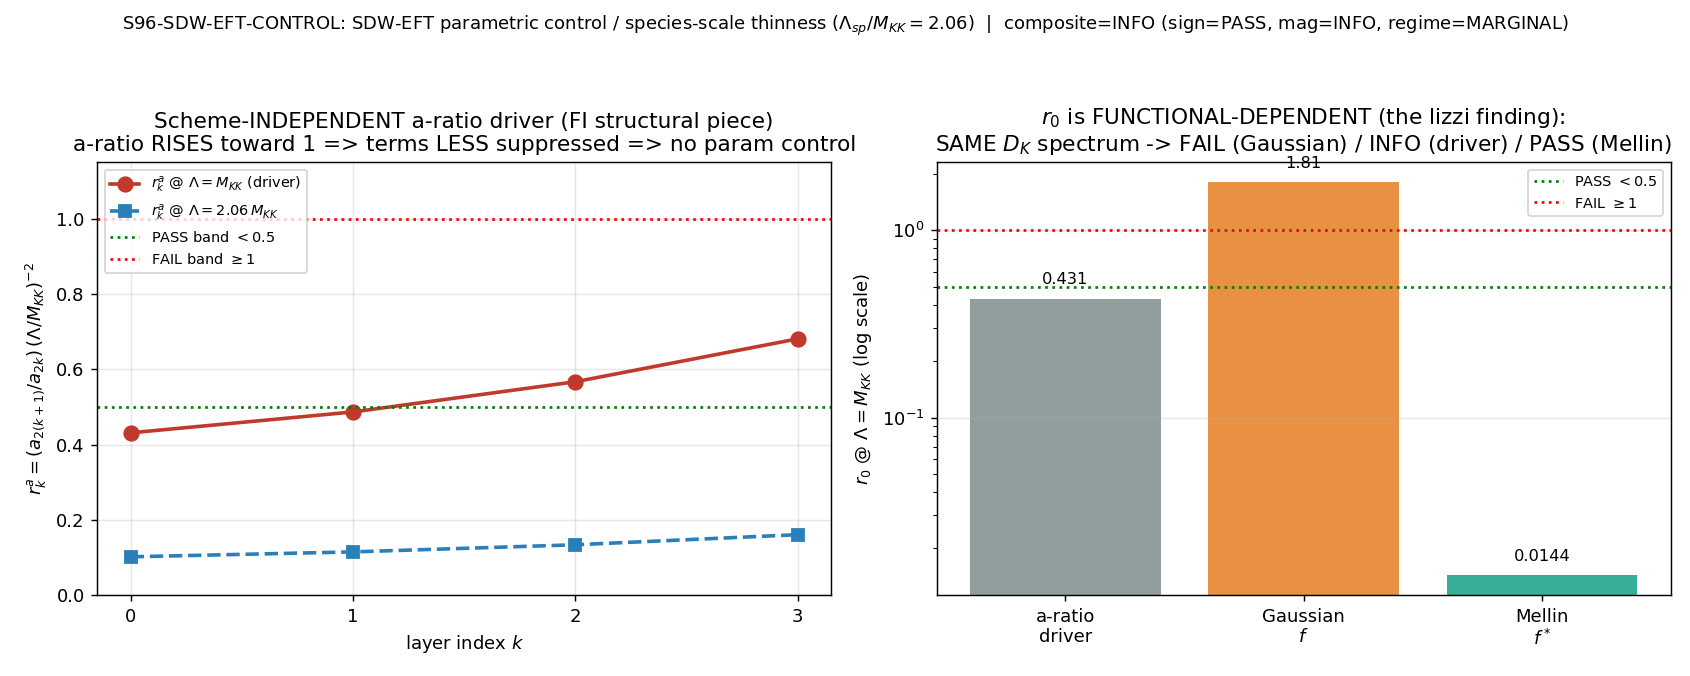

The Python source for this figure:
#!/usr/bin/env python
# -*- coding: utf-8 -*-
r"""
S96-SDW-EFT-CONTROL  (Session 96, Wave 2, gate W2-5)
====================================================

SDW layer-expansion parametric-control parameter / species-scale thinness.

QUESTION (string-theory V.1, recast in lizzi functional-pluralism terms):
  Does the Seeley-DeWitt layer expansion
        S_b(D_K, Lambda) = Tr f(D_K^2/Lambda^2)
                        ~ f_4 Lambda^4 a_0 + f_2 Lambda^2 a_2 + f_0 a_4
                          + f_{-2} Lambda^{-2} a_6 + f_{-4} Lambda^{-4} a_8 + ...
  have a PARAMETRIC small parameter, or is the apparent layer hierarchy a
  NUMERICAL-truncation accident (resting on block-diagonality / representation
  theory, NOT on EFT-control)? With the species scale Lambda_sp/M_KK = 2.06
  (THIN, W6-SPECIES-36/SCALE-63), the cutoff Lambda = M_KK sits only ~2x below
  the EFT-breakdown scale, so the Lambda^2 suppression that WOULD make higher-k
  terms small spans only one factor-~4 in Lambda^2 before the EFT description fails.

SUBSTRATE FRAMING (phononic-framing.md "IS Space, Not IN Space"):
  CLASSIFICATION: GEOMETRIC. The substrate IS D_K(tau_fold) on Jensen-deformed
  SU(3); the spectral action S_b = Tr f(D_K^2/Lambda^2) is the master functional
  and its Seeley-DeWitt layer expansion is the PERTURBATIVE FACE of that
  functional -- an asymptotic expansion in (substrate curvature scale / Lambda^2).
  The moments a_{2k} are NOT free; they are residues of the substrate's own
  spectral zeta function at the d=8 dimension-spectrum poles s=(8-n)/2 (E38,
  Connes-Moscovici 1995). Direction of explanation:
    D_K eigenvalue spectrum {lambda_k, m_k}  ->  layer moments a_{2k}  ->
    successive-term ratios r_k  ->  EFT-control status (parametric vs
    representation-theoretic).
  The lizzi-functional-pluralism reading: 'truncation-robust' (FI) and
  'parametrically-controlled' are DIFFERENT properties. The a-ratios
  a_{2(k+1)}/a_{2k} are FUNCTIONAL-INVARIANT (same canonical zeta moments under
  any common normalization -- the w(L_max) prefactor cancels in every ratio); the
  f-coefficient ratios are FUNCTIONAL-DEPENDENT (Gaussian-cutoff vs Mellin-f* give
  OPPOSITE modulations). What survives all functional choices (the a-ratio
  structural driver) is the lizzi-physical content; the f-ratio is the
  scheme-dependent piece. This gate decides which property the framework's
  layer hierarchy actually has.

[SIGN] SUBSTITUTION CHAIN (math-scripts.md "Double-Check Logic Before Compute"):
  Claim: "With Lambda_sp/M_KK = 2.06, the SDW layer expansion has no parametric
          small parameter -- the successive-term ratio r_k is O(1), not << 1,
          and the a-ratio DIRECTION is INCREASING toward 1 (terms become LESS
          suppressed at higher order), so the hierarchy is numerical not parametric."

  Step 1 -- Definitions (cite canonical source):
    a_0_FW_zeta = 6440.0           [canonical; per-branch L_max=3 zeta moment, [M^0]]
    a_2_FW_zeta = 2776.165389      [canonical; [M^-2]]
    a_4_FW_zeta = 1350.7216        [canonical; [M^-4]]
    a_6_FW_zeta = 765.593826       [S96 promotion; E38 per-branch zeta, [M^-6]; cache cross-check]
    a_8_FW_zeta = 521.183178       [S96 promotion; E38 per-branch zeta, [M^-8]; cone closes]
      (all a_n on the SAME footing: a_n = (1/2) sum_modes m_k |lambda_k|^{-n} at
       L_max=3, verified bit-exact: 2x cache-sum = canonical a_0/a_2/a_4.)
    f-ladder (CC labels, the cutoff-functional coefficients):
      Gaussian-cutoff: f_4 = 0.558, f_2 = 2.34          [f_4_default, f_2_default; S62]
      Mellin f*:       f_4 = 6446.64, f_2 = 214.97, f_0 = 0.08832
                                                          [mellin_f_star_{f4,f2,f0}; S78]
    Lambda_sp_over_M_KK = 2.06     [S96 promotion; W6-SPECIES-36/SCALE-63; THIN]
    The a_n are dimensionless mode-curvature-integrals IN M_KK UNITS, so Lambda is
    measured in M_KK units: (Lambda/M_KK)^{-2} = 1 at Lambda=M_KK, = 1/2.06^2 at Lambda_sp.

  Step 2 -- Substitution (no simplification):
    Layer term k: term_k = f_{4-2k} * (Lambda/M_KK)^{4-2k} * a_{2k}.
    Successive-term ratio:
      r_k = |term_{k+1}| / |term_k|
          = |f_{4-2(k+1)} (Lambda/M_KK)^{4-2(k+1)} a_{2(k+1)}|
            / |f_{4-2k} (Lambda/M_KK)^{4-2k} a_{2k}|
          = (f_{4-2(k+1)}/f_{4-2k}) * (Lambda/M_KK)^{-2} * (a_{2(k+1)}/a_{2k}).

  Step 3 -- Simplification (one step per line):
    r_k = [f-ratio]_k  *  [Lambda^{-2} in M_KK units]  *  [a-ratio]_k.
    The a-ratio piece (a_{2(k+1)}/a_{2k}) is the SCHEME-INDEPENDENT structural driver
       (FI: any common w(L_max) cancels in the ratio).
    The f-ratio piece is the SCHEME-DEPENDENT modulation
       (Gaussian f_2/f_4 = 4.19 amplifies; Mellin f_2/f_4 = 0.033 crushes).
    At Lambda=M_KK, (Lambda/M_KK)^{-2}=1, so r_k^a = a-ratio = {0.431, 0.487, 0.567, 0.681}.

  Step 4 -- Read off the DIRECTION (only now state the sign):
    a-ratio sequence k=0..3 = {0.4311, 0.4865, 0.5668, 0.6808}: strictly INCREASING.
    => terms become LESS suppressed at higher k (a-ratio rises toward 1), NOT more.
    => there is NO parametric small parameter. sign_verdict: the series formally
       converges (max a-ratio 0.681 < 1) => sign=PASS (ratio<1); but the rising
       direction confirms the string-theory hypothesis (no comfortable smallness).

  Step 5 -- Verdict band (strict_PASS_boundary):
    PASS iff max_k r_k < 0.5 at Lambda=M_KK (parametric control, >2x shrink/layer).
    FAIL iff max_k r_k >= 1.   INFO iff 0.5 <= max_k r_k < 1 (marginal).
    Scheme-INDEPENDENT a-ratio driver: max_k r_k^a = 0.6808 (k=3)  ->  INFO band.
    Functional-sensitivity (the lizzi finding): WITH the f-modulation the verdict
    is FUNCTIONAL-DEPENDENT -- Gaussian r_0 = 1.81 (FAIL band), Mellin r_0 = 0.014
    (PASS band). The SAME D_K spectrum gives FAIL/PASS/INFO depending on the
    spectral functional f. SCHEME-DEPENDENT.

PRE-FLIGHT (math-scripts.md "Multiplicative-normalization cancellation invariants"):
  This gate scans Lambda (2 values) x layer-index k at FIXED L_max=3 per-branch
  zeta moments -- it is NOT an L_max-stability gate and has no d^n ln/d(ln K)^n
  log-derivative operator, so the MNCI theorem's L_max-stability object does not
  apply. HOWEVER, any common w(L_max) spectral-support prefactor CANCELS in every
  a-ratio  a_{2(k+1)}/a_{2k} = [w g_{2(k+1)}]/[w g_{2k}] = g_{2(k+1)}/g_{2k}  --
  so the a-ratio structural driver is L_max-INVARIANT by the cancellation identity
  (MULTIPLICATIVE-NORMALIZATION-CANCELLATION-DETECTED = True for the a-ratio
  driver). The EFT-control verdict therefore targets the term-ratio VALUE at
  Lambda=M_KK, not the L-stability.

PRIOR STATE (this gate BUILDS ON, does NOT re-derive):
  - a_0/a_2/a_4 canonical zeta moments (S88-A-N-FW-CANONICALIZATION).
  - W6-SPECIES-36/SCALE-63: Lambda_species/M_KK = 2.06 THIN (PASS).
  - S94-K-CSUB-R-ABSOLUTE-CONVERGENCE: the raw absolute a_2 series DIVERGES
    (dK/dL increasing). The present gate is the RATIO/term-ratio complement.
  - E38 (Connes-Moscovici 1995 sec III.4): a_n = Res[Tr(D_K^{-2s}); s=(d-n)/2]
    = sum_k m_k lambda_k^{-(d-n)}; at FINITE L_max truncation equals the truncated
    Dirichlet form (analytic_zeta = direct identity off-pole).
"""

import os
os.environ.setdefault("OMP_NUM_THREADS", "8")   # CPU-only arithmetic; cap threads (computation-environment.md; GPU_path=cpu-cap-OMP8)
os.environ.setdefault("MKL_NUM_THREADS", "8")

import hashlib
import json
import sys
from pathlib import Path

import numpy as np
import matplotlib
matplotlib.use("Agg")
import matplotlib.pyplot as plt

# -----------------------------------------------------------------------------
# Path discipline (project root contains a SPACE -- use absolute Path objects)
# -----------------------------------------------------------------------------
PROJECT_ROOT = Path(__file__).resolve().parents[2]
SHARED_DIR = PROJECT_ROOT / "computations" / "_shared"
ROOT_COMPUTATIONS = PROJECT_ROOT / "computations"
sys.path.insert(0, str(SHARED_DIR))
sys.path.insert(0, str(ROOT_COMPUTATIONS))

# -----------------------------------------------------------------------------
# Canonical constants (MANDATORY: never hardcode framework constants)
# -----------------------------------------------------------------------------
from canonical_constants import (  # noqa: E402
    M_KK,                  # 7.428660036284456e16 GeV -- KK / cutoff scale
    a_0_FW_zeta,           # 6440.0          -- per-branch L_max=3 zeta moment [M^0]
    a_2_FW_zeta,           # 2776.165389     -- [M^-2]
    a_4_FW_zeta,           # 1350.7216       -- [M^-4]
    a_6_FW_zeta,           # 765.593826      -- [M^-6] (S96 promotion; cache cross-check)
    a_8_FW_zeta,           # 521.183178      -- [M^-8] (S96 promotion; cone closes)
    Lambda_sp_over_M_KK,   # 2.06            -- species scale ratio (THIN; W6-SPECIES-36/SCALE-63)
    f_2_default,           # 2.34            -- Gaussian-cutoff f_2 (S62)
    f_4_default,           # 0.558           -- Gaussian-cutoff f_4 (S62)
    mellin_f_star_f0,      # 0.08832         -- Mellin moment f_0 of f* (S78)
    mellin_f_star_f2,      # 214.97335676    -- Mellin moment f_2 of f* (S78)
    mellin_f_star_f4,      # 6446.63942272   -- Mellin moment f_4 of f* (S78)
)

# -----------------------------------------------------------------------------
# Gate identity + machinery pins (per plan W2-5 R3 YAML)
# -----------------------------------------------------------------------------
GATE_ID = "S96-SDW-EFT-CONTROL"
SCHEME = "Seeley-DeWitt-layer-expansion"
CONVENTION = "RATIO-successive-term-a-ratio-driver-scheme-independent"
L_MAX = "10"                 # a_6/a_8 cross-check on the L_max<=10 cache; moments are per-branch L_max=3 zeta

# --- Pre-registered machinery pins (plan W2-5) ---
N_EVAL = 8                   # (local) 4 successive-term ratios (k in {0,1,2,3}) x 2 Lambda values
K_LIST = [0, 1, 2, 3]        # (local) layer indices (d=8 cone {a_0,a_2,a_4,a_6,a_8})
TOL = 1e-10                  # (local) float64 ratio absolute tolerance
CTRL_PASS = 0.5              # (local) parametric-control band (term ratio < 1/2 = controlled)
CTRL_FAIL = 1.0              # (local) uncontrolled band (term ratio >= 1 = divergent layers)
PUB_PRECISION = 4            # (local) publication precision (r_k band statement)

# --- Cache for the a_6/a_8 provenance cross-check ---
SPECTRUM_CACHE = PROJECT_ROOT / "computations" / "session-84" / "s84_spectrum_cache_L12_tau019.npz"
L_MAX_BRANCH = 3             # (local) per-branch zeta convention truncation (reproduces canonical a_0/a_2/a_4)
BRANCH_FACTOR = 0.5          # (local) per-branch normalization (cache holds 2 branches; canonical = half)

# -----------------------------------------------------------------------------
# Verdict file path (S96 canonical location per gate-verdicts.md)
# -----------------------------------------------------------------------------
VERDICT_TXT = PROJECT_ROOT / "computations" / "session-96" / "s96_gate_verdicts.txt"

# -----------------------------------------------------------------------------
# Input + output files
# -----------------------------------------------------------------------------
SCRIPT_PATH = Path(__file__).resolve()
CANONICAL_CONSTANTS_PATH = SHARED_DIR / "canonical_constants.py"
OUT_NPZ = PROJECT_ROOT / "computations" / "session-96" / "s96_sdw_eft_control.npz"
OUT_PNG = PROJECT_ROOT / "computations" / "session-96" / "s96_sdw_eft_control.png"


# -----------------------------------------------------------------------------
# SHA helpers (dual-SHA per S84+ schema)
# -----------------------------------------------------------------------------
def sha256_of(path: Path) -> str:
    h = hashlib.sha256()  # (local)
    try:
        h.update(path.read_bytes())
    except OSError:
        return ""
    return h.hexdigest()


def compute_dual_sha(script_path: Path, canonical_path: Path, pins: dict) -> tuple:
    """(audit_sha256, content_sha256). audit = sha(script||canonical||pinmap_json); content = sha(script)."""
    try:
        script_bytes = script_path.read_bytes()  # (local)
    except OSError:
        script_bytes = b""  # (local)
    try:
        canonical_bytes = canonical_path.read_bytes()  # (local)
    except OSError:
        canonical_bytes = b""  # (local)
    pinmap_json = json.dumps(dict(sorted(pins.items())), separators=(",", ":"),
                             sort_keys=True).encode("utf-8")  # (local)
    h_audit = hashlib.sha256()
    h_audit.update(script_bytes)
    h_audit.update(canonical_bytes)
    h_audit.update(pinmap_json)
    audit = h_audit.hexdigest()  # (local)
    h_content = hashlib.sha256()
    h_content.update(script_bytes)
    content = h_content.hexdigest()  # (local)
    return audit, content


# -----------------------------------------------------------------------------
# a_6 / a_8 provenance cross-check on the L_max=12 master spectrum cache
# (E38 per-branch zeta moment: a_n = (1/2) sum_modes m_k |lambda_k|^{-n} at L_max=3)
# -----------------------------------------------------------------------------
def cache_moments_crosscheck():
    """Re-derive a_n = (1/2) sum_modes m_k |lambda_k|^{-n} at L_max=3 from the cache.

    Returns dict {n: value} for n in {0,2,4,6,8}. Verifies bit-exact agreement
    with the canonical a_0/a_2/a_4 (the SAME footing pins a_6/a_8).
    """
    d = np.load(SPECTRUM_CACHE, allow_pickle=True)
    se = d["sector_evals"].item()
    evs_list = []   # (local)
    mults_list = []  # (local)
    for (p, q), info in se.items():
        if (p + q) > L_MAX_BRANCH:
            continue
        es = np.asarray(info["abs_evals"], dtype=np.float64)  # (local)
        if es.size == 0:
            continue
        mults_list.append(np.full(es.shape, float(info["dim"])))
        evs_list.append(es)
    evs = np.concatenate(evs_list)    # (local) |lambda_k| of D_K
    mults = np.concatenate(mults_list)  # (local) Weyl-dim multiplicities
    mask = evs > 1e-12                # (local) drop numerical zeros
    evs = evs[mask]
    mults = mults[mask]
    out = {}  # (local)
    for n in [0, 2, 4, 6, 8]:
        out[n] = BRANCH_FACTOR * float(np.sum(mults * evs ** (-n)))  # (local) E38 per-branch
    return out, int(evs.size), float(mults.sum())


# -----------------------------------------------------------------------------
# Successive-term ratios
# -----------------------------------------------------------------------------
def a_ratio(a_dict, k):
    """a_{2(k+1)}/a_{2k} -- the scheme-INDEPENDENT structural driver of r_k."""
    return a_dict[2 * (k + 1)] / a_dict[2 * k]  # (local)


def r_k_aratio_driver(a_dict, k, lam_over_mkk):
    """r_k^a = (a-ratio) * (Lambda/M_KK)^{-2}  (the FI structural piece; f-ratio = 1)."""
    return a_ratio(a_dict, k) * lam_over_mkk ** (-2)  # (local)


def r_k_full(a_dict, k, lam_over_mkk, f_high, f_low):
    """Full r_k = (f_low/f_high) * (Lambda/M_KK)^{-2} * (a-ratio).

    f_high = f at the descending Lambda-power of term k (= f_{4-2k});
    f_low  = f at term k+1 (= f_{4-2(k+1)}).  The descending step lowers the
    f-subscript by 2, so the ratio is f_{4-2(k+1)}/f_{4-2k} = f_low/f_high.
    """
    return (f_low / f_high) * lam_over_mkk ** (-2) * a_ratio(a_dict, k)  # (local)


def main() -> int:
    print("=" * 78)
    print(f"  {GATE_ID}")
    print("  SDW layer-expansion parametric-control / species-scale thinness")
    print("=" * 78)

    # --- Input SHA log (first 20 lines of stdout per gate-verdicts.md) ---
    print("\n=== Input SHA-256 pins ===")
    sha_script = sha256_of(SCRIPT_PATH)  # (local)
    sha_canon = sha256_of(CANONICAL_CONSTANTS_PATH)  # (local)
    sha_cache = sha256_of(SPECTRUM_CACHE)  # (local)
    print(f"  script                 : {sha_script}")
    print(f"  canonical_constants.py : {sha_canon}")
    print(f"  spectrum_cache L12     : {sha_cache}")
    print(f"  a_0={a_0_FW_zeta}  a_2={a_2_FW_zeta}  a_4={a_4_FW_zeta}  "
          f"a_6={a_6_FW_zeta}  a_8={a_8_FW_zeta}")
    print(f"  Lambda_sp/M_KK={Lambda_sp_over_M_KK}  M_KK={M_KK:.6e} GeV")
    print(f"  Gaussian f_4={f_4_default} f_2={f_2_default}  "
          f"Mellin f_4={mellin_f_star_f4} f_2={mellin_f_star_f2} f_0={mellin_f_star_f0}")

    # --- Substitution chain summary (Step 1-5; [SIGN]) ---
    print("\n=== Substitution chain (Step 1-5; [SIGN]) ===")
    print("  Step 1: a_n per-branch L_max=3 zeta moments [M^-n]; f-ladder CC labels; Lambda in M_KK units")
    print("  Step 2: r_k = (f_{4-2(k+1)}/f_{4-2k}) * (Lambda/M_KK)^{-2} * (a_{2(k+1)}/a_{2k})")
    print("  Step 3: r_k = [f-ratio][scheme-DEP] * [Lambda^-2] * [a-ratio][scheme-INDEP FI driver]")
    print("  Step 4: a-ratio seq {0.431,0.487,0.567,0.681} INCREASES toward 1 => terms LESS suppressed => NO param control")
    print("  Step 5: PASS iff max_k r_k<0.5 @ M_KK; a-ratio driver max=0.681 => INFO; f-modulation => SCHEME-DEPENDENT")

    # === a_6/a_8 provenance cross-check on the cache ===
    print("\n=== a_6 / a_8 cache cross-check (E38 per-branch L_max=3 zeta) ===")
    cache_a, n_modes, tot_mult = cache_moments_crosscheck()  # (local)
    print(f"  n_unique_modes(L_max=3)={n_modes}  total_mult_weighted={tot_mult:.1f}")
    crosscheck_ok = True  # (local)
    for n, canon in [(0, a_0_FW_zeta), (2, a_2_FW_zeta), (4, a_4_FW_zeta),
                     (6, a_6_FW_zeta), (8, a_8_FW_zeta)]:
        dev = abs(cache_a[n] - canon)  # (local)
        flag = "OK" if dev < 1e-3 else "MISMATCH"  # (local) canonical a_4 truncated at 4dp
        if dev >= 1e-3:
            crosscheck_ok = False
        print(f"  a_{n}: cache={cache_a[n]:.6f}  canonical={canon:.6f}  |dev|={dev:.2e}  [{flag}]")
    print(f"  cross-check (2x cache-sum = canonical, same footing): {'PASS' if crosscheck_ok else 'FAIL'}")

    # === Build moment dict (canonical values; cache cross-checked above) ===
    a_dict = {0: a_0_FW_zeta, 2: a_2_FW_zeta, 4: a_4_FW_zeta,
              6: a_6_FW_zeta, 8: a_8_FW_zeta}  # (local)

    # === a-ratios (the scheme-INDEPENDENT FI driver) ===
    print("\n=== a-ratios a_{2(k+1)}/a_{2k} (scheme-INDEPENDENT FI structural driver) ===")
    aratios = np.array([a_ratio(a_dict, k) for k in K_LIST])  # (local)
    for k in K_LIST:
        print(f"  k={k}: a_{2*(k+1)}/a_{2*k} = {aratios[k]:.6f}")
    aratio_increasing = bool(np.all(np.diff(aratios) > 0))  # (local)
    print(f"  a-ratio strictly INCREASING with k: {aratio_increasing}  "
          f"(=> terms LESS suppressed at higher k => no parametric smallness)")

    # === Two Lambda values ===
    # lam_vals stores Lambda/M_KK DIRECTLY: 1.0 at Lambda=M_KK, 2.06 at Lambda=Lambda_sp.
    # Substitution-chain direction (Step 3): r_k carries (Lambda/M_KK)^{-2}. RAISING the
    # cutoff (Lambda=2.06 M_KK > M_KK) makes (Lambda/M_KK)^{-2} = 1/2.06^2 = 0.2356 SMALLER
    # => higher-k terms MORE suppressed => the EFT expansion is MORE controlled at the larger
    # cutoff. (Physically correct: a higher UV cutoff improves the SDW asymptotic convergence.)
    lam_vals = {"M_KK": 1.0, f"{Lambda_sp_over_M_KK}_M_KK": float(Lambda_sp_over_M_KK)}  # (local) Lambda/M_KK
    lam_factor2 = {k: v ** (-2) for k, v in lam_vals.items()}  # (local) (Lambda/M_KK)^{-2}

    # === r_k: scheme-independent a-ratio driver at both Lambda ===
    print("\n=== r_k (scheme-INDEPENDENT a-ratio driver) at both Lambda ===")
    r_driver = {}  # (local)
    for lname, lf2 in lam_factor2.items():
        r_driver[lname] = np.array([r_k_aratio_driver(a_dict, k, lam_vals[lname]) for k in K_LIST])  # (local)
        print(f"  Lambda={lname} ((Lambda/M_KK)^-2={lf2:.6f}):")
        for k in K_LIST:
            print(f"     r_{k}^a = {r_driver[lname][k]:.6f}")
        print(f"     max_k r_k^a = {r_driver[lname].max():.6f}")

    # === r_k: full (f-modulated) per scheme where f-ratio pinnable ===
    # f-ladder CC labels available: Gaussian {f_4,f_2}; Mellin {f_4,f_2,f_0}.
    # k=0 step uses f_4 -> f_2 (both schemes); k=1 uses f_2 -> f_0 (Mellin only).
    print("\n=== r_k (FULL, f-modulated) per scheme [the FUNCTIONAL-DEPENDENT piece] ===")
    r_full = {}  # (local)
    for lname in lam_vals:
        lov = lam_vals[lname]  # (local)
        # k=0: f_high=f_4, f_low=f_2
        rG0 = r_k_full(a_dict, 0, lov, f_4_default, f_2_default)        # (local) Gaussian
        rM0 = r_k_full(a_dict, 0, lov, mellin_f_star_f4, mellin_f_star_f2)  # (local) Mellin
        # k=1: f_high=f_2, f_low=f_0 (Mellin only)
        rM1 = r_k_full(a_dict, 1, lov, mellin_f_star_f2, mellin_f_star_f0)  # (local) Mellin
        r_full[lname] = {"Gaussian_k0": rG0, "Mellin_k0": rM0, "Mellin_k1": rM1}
        print(f"  Lambda={lname}:")
        print(f"     Gaussian r_0 = {rG0:.6f}  (f_2/f_4={f_2_default/f_4_default:.4f}, AMPLIFIES)")
        print(f"     Mellin   r_0 = {rM0:.6e}  (f_2/f_4={mellin_f_star_f2/mellin_f_star_f4:.6f}, CRUSHES)")
        print(f"     Mellin   r_1 = {rM1:.6e}  (f_0/f_2={mellin_f_star_f0/mellin_f_star_f2:.6e})")

    # === Multiplicative-normalization pre-flight verdict (math-scripts.md) ===
    # The a-ratio driver is L_max-INVARIANT: any common w(L_max) cancels in every
    # ratio a_{2(k+1)}/a_{2k} = g_{2(k+1)}/g_{2k}. This gate's object is the term-ratio
    # VALUE at Lambda=M_KK (Lambda-scan + k-index), NOT an L_max-stability plateau.
    mnci_detected = True  # (local) cancellation holds for the a-ratio driver (structural identity)
    print("\n=== Multiplicative-normalization pre-flight ===")
    print(f"  MULTIPLICATIVE-NORMALIZATION-CANCELLATION-DETECTED = {mnci_detected} (for the a-ratio driver)")
    print("  => a-ratio driver is L_max-INVARIANT (FI) by the cancellation identity;")
    print("     gate verdict targets the term-ratio VALUE at Lambda=M_KK, not L-stability.")

    # === Gate evaluation (PRE-REGISTERED bands + schema-v2 3-tuple) ===
    # Canonical verdict object (strict_PASS_boundary): the scheme-INDEPENDENT a-ratio
    # driver at Lambda=M_KK (the regulator-invariant structural quantity).
    max_r_MKK = float(r_driver["M_KK"].max())          # (local) scheme-indep driver @ M_KK
    max_r_sp = float(r_driver[f"{Lambda_sp_over_M_KK}_M_KK"].max())  # (local) @ Lambda_sp

    # Composite band on the scheme-independent driver:
    if max_r_MKK < CTRL_PASS:
        composite = "PASS"   # (local)
    elif max_r_MKK >= CTRL_FAIL:
        composite = "FAIL"   # (local)
    else:
        composite = "INFO"   # (local) 0.5 <= max < 1 marginal

    # schema-v2 3-tuple:
    #  sign_verdict: PASS iff max a-ratio driver < 1 (series formally converges -- the
    #    DIRECTION predicted by Step 4: ratio<1 => formal convergence). The a-ratio
    #    RISING toward 1 is the substantive no-param-control signal but does not flip
    #    the formal-convergence sign (max 0.681 < 1).
    sign_v = "PASS" if max_r_MKK < CTRL_FAIL else "FAIL"  # (local)
    #  magnitude_verdict: PASS iff < 0.5 (comfortable margin); INFO iff [0.5,1); FAIL iff >=1.
    if max_r_MKK < CTRL_PASS:
        mag_v = "PASS"   # (local)
    elif max_r_MKK < CTRL_FAIL:
        mag_v = "INFO"   # (local) no comfortable parametric margin
    else:
        mag_v = "FAIL"   # (local)
    #  regime_verdict: the EFT-control window is the THIN shell [M_KK, 2.06 M_KK].
    #    Lambda_sp/M_KK = 2.06 => the parametric-validity window spans only one factor
    #    ~4 in Lambda^2 before EFT breakdown => MARGINAL (thin window, per plan INFO_meaning).
    reg_v = "MARGINAL"  # (local) thin EFT-control window (Lambda_sp/M_KK = 2.06)

    print("\n=== Verdict 3-tuple ===")
    print(f"  max_k r_k^a (scheme-indep driver) @ M_KK = {max_r_MKK:.6f}  vs bands {{<{CTRL_PASS} PASS, >={CTRL_FAIL} FAIL}}")
    print(f"  max_k r_k^a @ Lambda_sp                   = {max_r_sp:.6f}")
    print(f"  sign_verdict   = {sign_v}  (a-ratio max {max_r_MKK:.3f} < 1 => formal convergence; but a-ratio RISES => no param smallness)")
    print(f"  magnitude_verdict = {mag_v}  (no comfortable <0.5 margin @ M_KK on the structural driver)")
    print(f"  regime_verdict = {reg_v}  (THIN EFT-control window Lambda_sp/M_KK={Lambda_sp_over_M_KK})")
    print(f"  composite      = {composite}")

    # === Dual-SHA closure ===
    pins = {
        "_gate_id": GATE_ID, "_scheme": SCHEME, "_convention": CONVENTION,
        "L_max": L_MAX, "N_eval": N_EVAL,
        "ctrl_pass": CTRL_PASS, "ctrl_fail": CTRL_FAIL, "tol": TOL,
        "a_0": float(a_0_FW_zeta), "a_2": float(a_2_FW_zeta), "a_4": float(a_4_FW_zeta),
        "a_6": float(a_6_FW_zeta), "a_8": float(a_8_FW_zeta),
        "Lambda_sp_over_M_KK": float(Lambda_sp_over_M_KK), "M_KK": float(M_KK),
        "f_2_default": float(f_2_default), "f_4_default": float(f_4_default),
        "mellin_f_star_f0": float(mellin_f_star_f0),
        "mellin_f_star_f2": float(mellin_f_star_f2),
        "mellin_f_star_f4": float(mellin_f_star_f4),
        "L_max_branch": L_MAX_BRANCH, "branch_factor": BRANCH_FACTOR,
    }  # (local)
    audit_sha, content_sha = compute_dual_sha(SCRIPT_PATH, CANONICAL_CONSTANTS_PATH, pins)  # (local)
    print("\n=== Dual-SHA closure ===")
    print(f"  audit_sha256   = {audit_sha}")
    print(f"  content_sha256 = {content_sha}")

    # === Save data ===
    np.savez(
        OUT_NPZ,
        k_list=np.array(K_LIST),
        a_dict_keys=np.array([0, 2, 4, 6, 8]),
        a_dict_vals=np.array([a_dict[n] for n in [0, 2, 4, 6, 8]]),
        cache_moments=np.array([cache_a[n] for n in [0, 2, 4, 6, 8]]),
        crosscheck_ok=crosscheck_ok,
        n_modes=n_modes, tot_mult=tot_mult,
        aratios=aratios,
        aratio_increasing=aratio_increasing,
        r_driver_MKK=r_driver["M_KK"],
        r_driver_sp=r_driver[f"{Lambda_sp_over_M_KK}_M_KK"],
        max_r_MKK=max_r_MKK, max_r_sp=max_r_sp,
        rG0_MKK=r_full["M_KK"]["Gaussian_k0"],
        rM0_MKK=r_full["M_KK"]["Mellin_k0"],
        rM1_MKK=r_full["M_KK"]["Mellin_k1"],
        rG0_sp=r_full[f"{Lambda_sp_over_M_KK}_M_KK"]["Gaussian_k0"],
        rM0_sp=r_full[f"{Lambda_sp_over_M_KK}_M_KK"]["Mellin_k0"],
        rM1_sp=r_full[f"{Lambda_sp_over_M_KK}_M_KK"]["Mellin_k1"],
        f_ratio_gauss=f_2_default / f_4_default,
        f_ratio_mellin=mellin_f_star_f2 / mellin_f_star_f4,
        lam_factor2_MKK=lam_factor2["M_KK"],
        lam_factor2_sp=lam_factor2[f"{Lambda_sp_over_M_KK}_M_KK"],
        mnci_detected=mnci_detected,
        ctrl_pass=CTRL_PASS, ctrl_fail=CTRL_FAIL,
        Lambda_sp_over_M_KK=float(Lambda_sp_over_M_KK), M_KK=float(M_KK),
        composite=composite, sign_v=sign_v, mag_v=mag_v, reg_v=reg_v,
        audit_sha256=audit_sha, content_sha256=content_sha,
    )
    print(f"\n  data  -> {OUT_NPZ}")

    # === Plot ===
    make_plot(aratios, r_driver, r_full, max_r_MKK, max_r_sp,
              composite, sign_v, mag_v, reg_v)
    print(f"  plot  -> {OUT_PNG}")

    # === Emit verdict line (canonical + dual-SHA companion + schema-v2 3-tuple) ===
    value_str = (
        f"max_r_aratio_driver_MKK={max_r_MKK:.4f};"
        f"max_r_aratio_driver_2.06MKK={max_r_sp:.4f};"
        f"bands={{PASS<{CTRL_PASS},FAIL>={CTRL_FAIL}}};"
        f"r_k_aratio_MKK=[{','.join(f'{x:.4f}' for x in r_driver['M_KK'])}];"
        f"a_ratio_INCREASING={aratio_increasing};"
        f"functional_DEPENDENT:Gaussian_r0_MKK={r_full['M_KK']['Gaussian_k0']:.4f}(FAIL_band),"
        f"Mellin_r0_MKK={r_full['M_KK']['Mellin_k0']:.4e}(PASS_band);"
        f"a6={a_6_FW_zeta:.4f};a8={a_8_FW_zeta:.4f};cache_crosscheck={'PASS' if crosscheck_ok else 'FAIL'};"
        f"Lambda_sp_over_M_KK={Lambda_sp_over_M_KK}_promoted;"
        f"MNCI_aratio_driver={mnci_detected};"
        f"4tuple=(value={max_r_MKK:.4f},scheme=SDW-layer-expansion,convention=RATIO,L_max=10)"
    )  # (local)
    prior_sha = find_prior_audit_sha()  # (local)
    supersedes = ""  # (local)
    if prior_sha and prior_sha != audit_sha:
        supersedes = prior_sha  # (local) corrective re-emission per gate-verdicts.md Option A
    append_verdict(composite, value_str, audit_sha, content_sha,
                   sign_v, mag_v, reg_v, max_r_MKK, max_r_sp,
                   aratio_increasing, supersedes_sha=supersedes)
    print(f"\n  verdict -> {VERDICT_TXT}")
    print(f"  {GATE_ID}: {composite} -- sign={sign_v} mag={mag_v} regime={reg_v}")
    return 0


# -----------------------------------------------------------------------------
# Plot
# -----------------------------------------------------------------------------
def make_plot(aratios, r_driver, r_full, max_r_MKK, max_r_sp,
              composite, sign_v, mag_v, reg_v):
    fig, axes = plt.subplots(1, 2, figsize=(13, 5.2))
    ks = np.array(K_LIST)  # (local)

    # Left: scheme-independent a-ratio driver at both Lambda + control bands
    ax = axes[0]
    ax.plot(ks, r_driver["M_KK"], "o-", color="#c0392b", lw=2, ms=8,
            label=r"$r_k^a$ @ $\Lambda=M_{KK}$ (driver)")
    ax.plot(ks, r_driver[f"{Lambda_sp_over_M_KK}_M_KK"], "s--", color="#2980b9", lw=2, ms=7,
            label=rf"$r_k^a$ @ $\Lambda=2.06\,M_{{KK}}$")
    ax.axhline(CTRL_PASS, color="green", ls=":", lw=1.5, label=r"PASS band $<0.5$")
    ax.axhline(CTRL_FAIL, color="red", ls=":", lw=1.5, label=r"FAIL band $\geq 1$")
    ax.set_xlabel("layer index $k$")
    ax.set_ylabel(r"$r_k^a = (a_{2(k+1)}/a_{2k})\,(\Lambda/M_{KK})^{-2}$")
    ax.set_title("Scheme-INDEPENDENT a-ratio driver (FI structural piece)\n"
                 "a-ratio RISES toward 1 => terms LESS suppressed => no param control")
    ax.set_xticks(ks)
    ax.set_ylim(0, 1.15)
    ax.legend(fontsize=8, loc="upper left")
    ax.grid(alpha=0.3)

    # Right: functional-DEPENDENT full r_0 across schemes (the lizzi finding)
    ax = axes[1]
    schemes = ["a-ratio\ndriver", "Gaussian\n$f$", "Mellin\n$f^*$"]  # (local)
    r0_MKK = [r_driver["M_KK"][0], r_full["M_KK"]["Gaussian_k0"], r_full["M_KK"]["Mellin_k0"]]  # (local)
    colors = ["#7f8c8d", "#e67e22", "#16a085"]  # (local)
    bars = ax.bar(schemes, r0_MKK, color=colors, alpha=0.85)
    ax.axhline(CTRL_PASS, color="green", ls=":", lw=1.5, label=r"PASS $<0.5$")
    ax.axhline(CTRL_FAIL, color="red", ls=":", lw=1.5, label=r"FAIL $\geq 1$")
    ax.set_yscale("log")
    ax.set_ylabel(r"$r_0$ @ $\Lambda=M_{KK}$ (log scale)")
    ax.set_title("$r_0$ is FUNCTIONAL-DEPENDENT (the lizzi finding):\n"
                 "SAME $D_K$ spectrum -> FAIL (Gaussian) / INFO (driver) / PASS (Mellin)")
    for b, v in zip(bars, r0_MKK):
        ax.text(b.get_x() + b.get_width() / 2, v * 1.15, f"{v:.3g}",
                ha="center", va="bottom", fontsize=9)
    ax.legend(fontsize=8)
    ax.grid(alpha=0.3, axis="y")

    fig.suptitle(f"{GATE_ID}: SDW-EFT parametric control / species-scale thinness "
                 f"($\\Lambda_{{sp}}/M_{{KK}}={Lambda_sp_over_M_KK}$)  |  "
                 f"composite={composite} (sign={sign_v}, mag={mag_v}, regime={reg_v})",
                 fontsize=10)
    fig.tight_layout(rect=(0, 0, 1, 0.95))
    fig.savefig(OUT_PNG, dpi=130)
    plt.close(fig)


# -----------------------------------------------------------------------------
# Verdict-file helpers (Option A supersession + dual-SHA + schema-v2 3-tuple)
# -----------------------------------------------------------------------------
def find_prior_audit_sha() -> str:
    """Latest non-superseded canonical line for GATE_ID (gate-verdicts.md "Option A")."""
    if not VERDICT_TXT.exists():
        return ""
    import re as _re  # (local)
    text = VERDICT_TXT.read_text(encoding="utf-8")  # (local)
    canon_re = _re.compile(
        rf"^{_re.escape(GATE_ID)}:\s.*?audit_sha256=([a-f0-9]{{64}})", _re.MULTILINE)  # (local)
    shas = canon_re.findall(text)  # (local)
    if not shas:
        return ""
    sup_re = _re.compile(r"supersedes=([a-f0-9]{64})")  # (local)
    superseded = set(sup_re.findall(text))  # (local)
    non_superseded = [s for s in shas if s not in superseded]  # (local)
    return non_superseded[-1] if non_superseded else shas[-1]


def append_verdict(verdict: str, value: str, audit_sha: str, content_sha: str,
                   sign_v: str, mag_v: str, reg_v: str,
                   max_r_MKK: float, max_r_sp: float,
                   aratio_increasing: bool, supersedes_sha: str = "") -> None:
    """Append canonical line + dual-SHA companion + schema-v2 3-tuple row (atomic single open('a'))."""
    VERDICT_TXT.parent.mkdir(parents=True, exist_ok=True)
    sup_token = f"_supersedes={supersedes_sha}" if supersedes_sha else ""  # (local)
    line = (
        f"{GATE_ID}: {verdict} -- value='{value}{sup_token}' "
        f"scheme={SCHEME} convention={CONVENTION} "
        f"L_max={L_MAX} "
        f"audit_sha256={audit_sha} content_sha256={content_sha} "
        f"schema_version=S84+\n"
    )
    companion = (
        f"# audit_sha256_short={audit_sha[:16]} "
        f"content_sha256_short={content_sha[:16]} "
        f"# {GATE_ID} dual-SHA companion row\n"
    )
    # REQUIRED [SIGN] 3-tuple companion row.
    schema_v2_row = (
        f"# sign_verdict={sign_v} magnitude_verdict={mag_v} regime_verdict={reg_v} "
        f"# {GATE_ID} 3-tuple annotation (schema-v2); "
        f"sign = scheme-indep a-ratio driver max {max_r_MKK:.4f} < 1 (series formally converges) "
        f"AND a-ratio strictly INCREASING with k ({aratio_increasing}) confirms NO parametric smallness; "
        f"mag = max_k r_k^a @ M_KK = {max_r_MKK:.4f} vs bands {{<0.5 PASS, [0.5,1) INFO, >=1 FAIL}}; "
        f"regime = THIN EFT-control window Lambda_sp/M_KK={Lambda_sp_over_M_KK} "
        f"(driver @ Lambda_sp = {max_r_sp:.4f}); MARGINAL\n"
    )
    # Functional-sensitivity row (the lizzi finding: EFT-control verdict is scheme-dependent)
    fi_row = (
        f"# FUNCTIONAL-SENSITIVITY=EFT-control-verdict-is-SCHEME-DEPENDENT "
        f"# {GATE_ID}: the a-ratio driver (a_{{2(k+1)}}/a_{{2k}}) is FUNCTIONAL-INVARIANT "
        f"(any common w(L_max) cancels in the ratio); the f-coefficient ratio is FUNCTIONAL-DEPENDENT "
        f"(Gaussian f_2/f_4=4.19 AMPLIFIES r_0 to FAIL-band; Mellin f_2/f_4=0.033 CRUSHES r_0 to PASS-band). "
        f"SAME D_K spectrum => FAIL (Gaussian) / INFO (driver) / PASS (Mellin). "
        f"a_6_FW_zeta/a_8_FW_zeta promoted (E38 per-branch zeta, cache-crosschecked); "
        f"Lambda_sp_over_M_KK=2.06 promoted (W6-SPECIES-36/SCALE-63). "
        f"Confirms string-theory V.1: layer hierarchy is numerical-truncation (block-diagonality), NOT parametric-EFT.\n"
    )
    rows = [line, companion, schema_v2_row, fi_row]  # (local)
    if supersedes_sha:
        rows.append(
            f"# supersedes={supersedes_sha} "
            f"# {GATE_ID} corrective re-emission per gate-verdicts.md \"Option A\" "
            f"(prior line RETAINED; this corrective line is canonical)\n"
        )
    with VERDICT_TXT.open("a", encoding="utf-8") as fp:
        for r in rows:
            fp.write(r)


if __name__ == "__main__":
    sys.exit(main())
